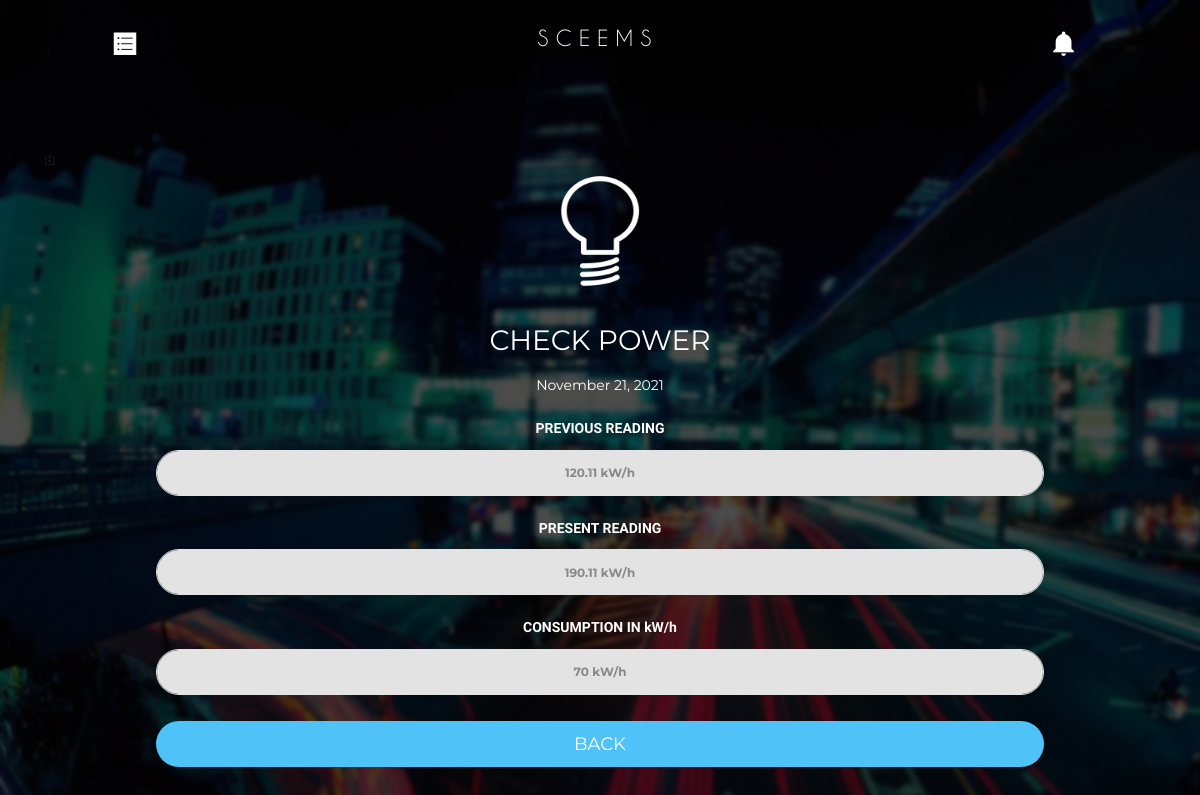
The app's page /checkpower.php (signed in) with its own data.
### tables this page shows
CREATE TABLE `bill_cycle` (
  `bill_cycle_id` int(11) NOT NULL,
  `account_id` int(11) NOT NULL,
  `previous_meter_reading` decimal(20,6) NOT NULL,
  `present_meter_reading` decimal(20,6) NOT NULL,
  `no_of_data` int(11) NOT NULL,
  `month` varchar(50) NOT NULL,
  `year` varchar(5) NOT NULL,
  `total_bill` decimal(20,6) NOT NULL,
  `payment_status` varchar(20) NOT NULL
);

### checkpower.php (the view, shortened to what this page needs)
<?php session_start();
	$account_id = $_SESSION['account_number'];
?>
<!DOCTYPE html>
<html lang="en">
<head>
	<link rel="stylesheet" href="assets/css/bootstrap.min.css">
	<link rel="stylesheet" href="assets/css/ionicons.min.css">
	<link rel="stylesheet" href="assets/css/owl.carousel.css">
	<link rel="stylesheet" href="assets/css/owl.theme.css">
	<link rel="stylesheet" href="assets/css/animate.css">
	<link rel="stylesheet" href="assets/css/style.css">
	<link href="uiassets/css/bootstrap.min.css" rel="stylesheet" />
	<link href="uiassets/css/now-ui-kit.css?v=1.1.0" rel="stylesheet" />
	<link rel="stylesheet" href="https://maxcdn.bootstrapcdn.com/font-awesome/latest/css/font-awesome.min.css" />
	<link rel="stylesheet" href="assets/css/ownstyle.css">
</head>
<body id="banner">
	<header class="sticky" id="header">
		<section class="container">
			<section class="row" id="logo_menu">
	<section style =" -ms-flex: 0 0 16.666667%;  flex: 0 0 16.666667%; max-width: 16.666667%;"><center>
				<button class="btn btn-link ion-ios-list icons"  onclick="location.href = 'billcyclelog.php';" style="	color:white; margin-top:0px; text-align:center;"></button>
	</center></section>
						<section  style ="  flex: 0 0 65.666667%; max-width: 66.666667%; "><center><a class="logo" href=""> S C E E M S</a></center></section>
	<section  style ="-ms-flex: 0 0 16.666667%;  flex: 0 0 16.666667%;  max-width: 16.666667%;"><center>
	<div class="dropdown " >
		<button class="dropbtn ion-android-notifications icons" style="	color:white;"></button><span class="label label-pill label-danger count " style="border-radius:10px;"></span>
	</div>
	</center></section>
			</section>
		</section>
	</header>
	<div class="wrappper">
		<section class="container" style =  "padding-top: 150px; padding-bottom:100px">
			<i class="ion-ios-download-outline"></i>
			<center><img src = "assets/img/logo.png" height = "120px" width = "100px" />
				<?php
				include "connection.php";
				$day = date("j");
				$month = date("F");
				$year = date("Y");
				$sql = "SELECT * FROM bill_cycle WHERE account_id = $account_id AND month = '$month' AND year = '$year' ;";
				$result = $conn ->query($sql);
				while($row = $result->fetch_assoc()){
					$tblPreviousMeter = $row['previous_meter_reading'];
					$tblPresentMeter = $row['present_meter_reading'];
					$totalConsumption = $tblPresentMeter - $tblPreviousMeter;
				 ?>
				<h3 style = "color:#fff;  margin-bottom:15px; margin-top:30px;" >CHECK POWER</h3></center>
				<center>
					  <span style= "color:#fff;"><?php echo $month, " ", $day, ", ", $year ?> </span><br><br>
					<p style = "color:#fff"><b> PREVIOUS READING </b></P>
						<input type = "text" class = "form-control btn-block input-lg" value= "<?php echo round($tblPreviousMeter, 2), " "?>kW/h" style="text-align:center; font-size:20; font-weight: bold;" disabled/><br>
						<p style = "color:#fff"><b> PRESENT READING </b></P>
							<input type = "text" class = "form-control btn-block input-lg" value= "<?php echo round($tblPresentMeter, 2), " "?>kW/h" style="text-align:center; font-size:20; font-weight: bold;" disabled/><br>
							<p style = "color:#fff"><b> CONSUMPTION IN kW/h </b></P>
								<input type = "text" class = "form-control btn-block input-lg" value= "<?php echo round($totalConsumption, 2), " "?>kW/h" style="text-align:center; font-size:20; font-weight: bold;" disabled/><br>
							<?php }?>
								<button type="submit" class="btn btn-primary btn-round btn-block " onclick="location.href = 'homepage.php';">BACK</button></center>
							</section>
					</div>
				</body>
				</html>

### assets/css/style.css (style rules this page uses)
* { outline: none !important; }
body { font-family: 'Lato', Calibri, Arial, sans-serif; color: #222; }
h1, h2, h3, h4, h5, h6 { font-family: 'Roboto', sans-serif; }
p, a, li { font-family: 'Oxygen', sans-serif; }
a { transition: all 0.3s ease-out; position: relative; padding: .5em; margin: -.5em; }
.sticky { position: fixed; width: 100%; background: transparent; padding: 15px 0px; transition: all 0.5s; z-index: 99999; }
.logo { font-family: 'caviar_dreams'; color: #fff; font-size: 2em; line-height: 1.6; }
#logo_menu { padding: 5px 0px; }
#banner { background: url(../img/bg.jpg); background-size: cover; background-attachment: fixed; position: relative; }

### assets/css/ownstyle.css (style rules this page uses)
input { display:none }
.btn-primary { background-color:#4fc3f7; color: #FFFFFF; font-size:18px; }
.btn-block { display:block; width:80% }
.dropbtn { background-color: transparent; color: white; padding: 2px; font-size: 16px; border: none; cursor: pointer; }
.dropdown { position: relative; display: inline-block; }
@media screen and (max-device-width : 1920px) { .icons { font-size: 40px; } }
@media screen and (max-device-width : 1920px) { .logo { font-family: 'caviar_dreams'; color: #fff; font-size: 2em; line-height: 1.6; } }
@media (max-width: 1580px) { .icons { font-size: 30px; } }
@media (max-width: 1580px) { .logo { font-family: 'caviar_dreams'; color: #fff; font-size: 1.5em; line-height: 1.6; } }

### records on screen
bill_cycle: previous_meter_reading "120.11 kW/h", present_meter_reading "190.11 kW/h", present_meter_reading+previous_meter_reading "70 kW/h"
